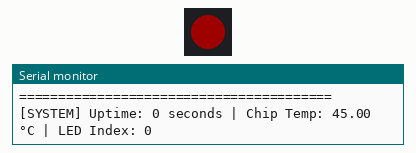
This program was run on a simulated ESP32-S3. Parts: 1 RGB LEDs in strip order, left to right, the last lines printed to the serial monitor. Dim RGB values are drawn brighter than linear.

Above: at 0.5 s.
At 1.5 s:
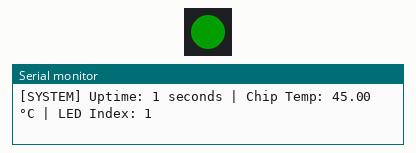
At 2.5 s:
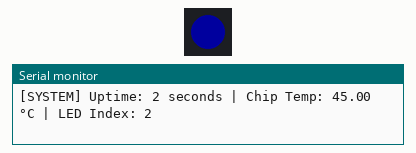
At 4.5 s:
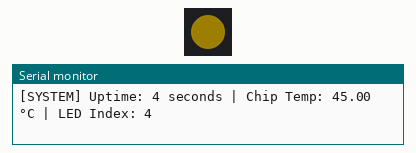
Timing chart, 0 to 6.5 s (numbered marks = the images above):
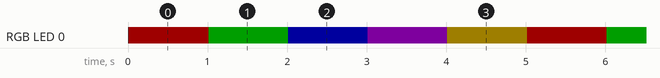

The program:

main.cpp
```cpp
#include <Arduino.h>
#include <Adafruit_NeoPixel.h>

// ESP32-S3 DevKitC-1 specific pins
#define RGB_PIN 48
#define NUM_PIXELS 1

Adafruit_NeoPixel pixels(NUM_PIXELS, RGB_PIN, NEO_GRB + NEO_KHZ800);

void setup() {
    // Start Serial - since you saw "Hello from Native USB",
    // the 'Serial' object is the correct one for your current port.
    Serial.begin(115200);

    // Wait for Serial Monitor to be ready (up to 5 seconds)
    while (!Serial && millis() < 5000) {
        delay(10);
    }

    Serial.println("\n========================================");
    Serial.println("   ESP32-S3 SYSTEM CHECK INITIALIZED   ");
    Serial.println("========================================\n");

    pixels.begin();
    pixels.setBrightness(30); // 0-255 range
}

void loop() {
    static int colorIndex = 0;

    // Define some colors: Red, Green, Blue, Purple, Yellow
    uint32_t colors[] = {
        pixels.Color(255, 0, 0),   // Red
        pixels.Color(0, 255, 0),   // Green
        pixels.Color(0, 0, 255),   // Blue
        pixels.Color(200, 0, 255), // Purple
        pixels.Color(255, 200, 0)  // Yellow
    };

    // Update the LED
    pixels.setPixelColor(0, colors[colorIndex]);
    pixels.show();

    // Read internal stats
    float temp_c = temperatureRead();
    uint32_t uptime = millis() / 1000;

    // Print Status Report
    Serial.printf("[SYSTEM] Uptime: %lu seconds | Chip Temp: %.2f °C | LED Index: %d\n",
                  uptime, temp_c, colorIndex);

    // Increment color
    colorIndex++;
    if (colorIndex >= 5) colorIndex = 0;

    delay(1000); // Wait 1 second
}
```

Measured:
- by itself, RGB LED 0: repeats every 5.0 s: RGB(0, 30, 0) 1.0 s, RGB(0, 0, 30) 1.0 s, RGB(24, 0, 30) 1.0 s, RGB(30, 24, 0) 1.0 s, RGB(30, 0, 0) 1.0 s
- by itself, everything shown: repeats every 5.0 s, in 5 steps
